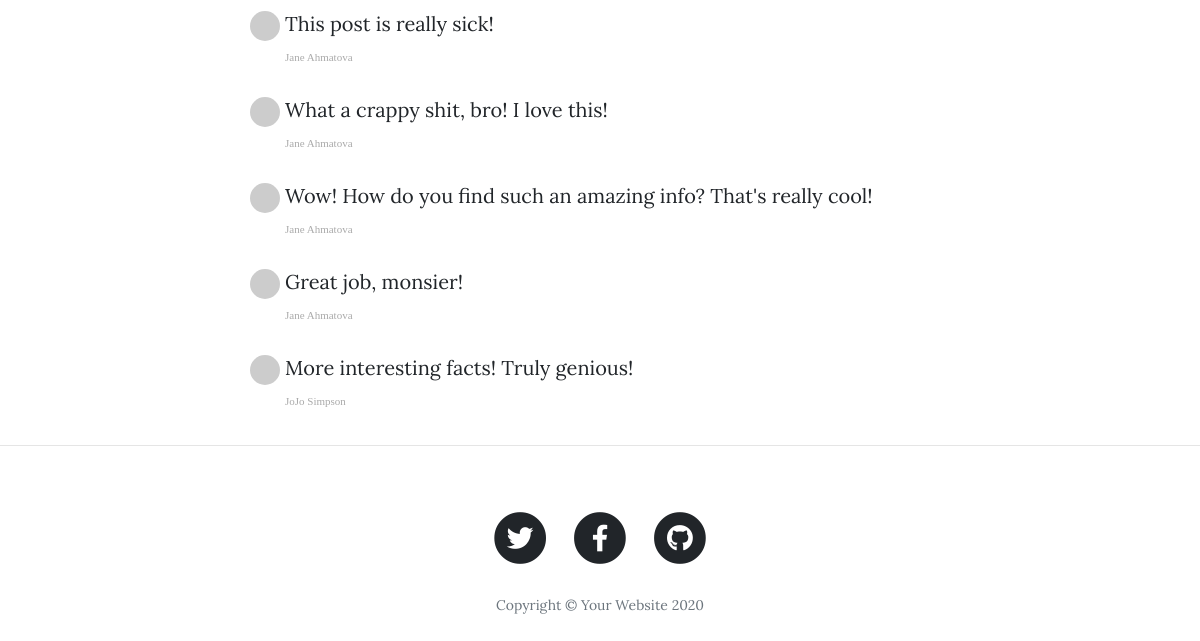
/post/1 (lower part), run on an earlier commit of the app's database.
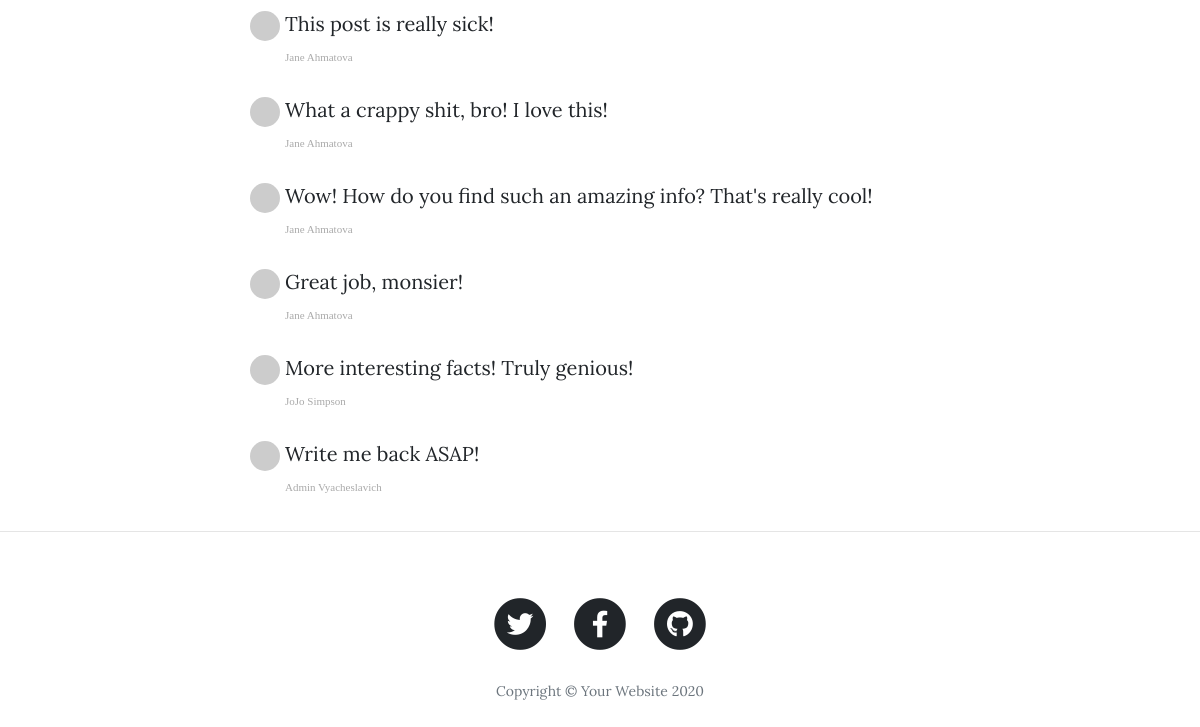
And on a later commit of the database.
### main.py (models this page shows)
class Comment(db.Model):
    __tablename__ = 'comments'
    id = db.Column(db.Integer, primary_key=True)
    author_id = db.Column(db.Integer, db.ForeignKey('users.id'))
    comment_author = relationship('User', back_populates='comments')
    post_id = db.Column(db.Integer, db.ForeignKey('blog_posts.id'))
    parent_post = relationship('BlogPost', back_populates='comments')
    comment = db.Column(db.Text, nullable=False)

class User(UserMixin, db.Model):
    __tablename__ = 'users'
    id = db.Column(db.Integer, primary_key=True)
    email = db.Column(db.String, unique=True, nullable=False)
    password = db.Column(db.String, nullable=False)
    name = db.Column(db.String, nullable=False)
    posts = relationship('BlogPost', back_populates='author')
    comments = relationship('Comment', back_populates='comment_author')

### main.py (the view, shortened to what this page needs)
@app.route("/post/<post_id>", methods=['POST', 'GET'])
def show_post(post_id):
    comment_form = CommentForm()
    requested_post = BlogPost.query.get(post_id)
    if comment_form.validate_on_submit() and not current_user.is_authenticated:
        flash('You need to login or sign up to write a comment.')
        return redirect(url_for('login'))
    return render_template("post.html", post=requested_post, form=comment_form)

### templates/post.html (shortened to what this page needs)
{% include "header.html" %}
{% import "bootstrap/wtf.html" as wtf %}
<article>
    <div class="container">
        <div class="row">
            <div class="col-lg-8 col-md-10 mx-auto">
                <div class="col-lg-12 col-md-12 mx-auto comment">
                    <div>
                        {% for comment in post.comments %}
                            <ul class="commentList">
                                <li>
                                    <div class="commenterImage">
                                        <img src="{{ comment.comment_author.email | gravatar }}">
                                    </div>
                                    <div class="commentText">
                                        {{ comment.comment|safe }}
                                        <span class="date sub-text">{{ comment.comment_author.name }}</span>
                                    </div>
                                </li>
                            </ul>
                        {% endfor %}
                    </div>
                </div>
            </div>
        </div>
    </div>
</article>
<hr>
{% include "footer.html" %}

### templates/header.html (shortened to what this page needs)
<!DOCTYPE html>
<html lang="en">
<head>
  <link href="{{ url_for('static', filename='vendor/bootstrap/css/bootstrap.min.css') }}" rel="stylesheet">
  <link href="{{ url_for('static', filename='vendor/fontawesome-free/css/all.min.css')}}" rel="stylesheet" type="text/css">
  <link href="{{ url_for('static', filename='css/clean-blog.min.css')}}" rel="stylesheet">
</head>
<body>

### templates/footer.html (shortened to what this page needs)
  <footer>
    <div class="container">
      <div class="row">
        <div class="col-lg-8 col-md-10 mx-auto">
          <ul class="list-inline text-center">
            <li class="list-inline-item">
              <a href="#">
                <span class="fa-stack fa-lg">
                  <i class="fas fa-circle fa-stack-2x"></i>
                  <i class="fab fa-twitter fa-stack-1x fa-inverse"></i>
                </span>
              </a>
            </li>
            <li class="list-inline-item">
              <a href="#">
                <span class="fa-stack fa-lg">
                  <i class="fas fa-circle fa-stack-2x"></i>
                  <i class="fab fa-facebook-f fa-stack-1x fa-inverse"></i>
                </span>
              </a>
            </li>
            <li class="list-inline-item">
              <a href="#">
                <span class="fa-stack fa-lg">
                  <i class="fas fa-circle fa-stack-2x"></i>
                  <i class="fab fa-github fa-stack-1x fa-inverse"></i>
                </span>
              </a>
            </li>
          </ul>
          <p class="copyright text-muted">Copyright &copy; Your Website 2020</p>
        </div>
      </div>
    </div>
  </footer>
</body>
</html>

What changed in the data, as far as the page shows it:
added Comment: comment "Write me back ASAP!", comment_author.name "Admin Vyacheslavich"
